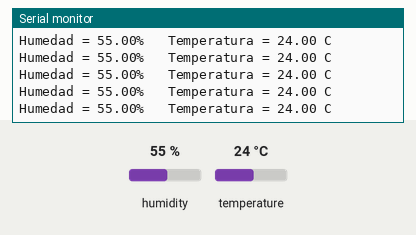
Recording of a sketch running on a simulated Arduino Uno, built with avr-gcc and run on an emulated ATmega328P. Shown: the last lines printed to the serial monitor. The test bench sets the inputs (shaded band); at power-on: humidity 55 %, temperature 24 °C.

Above: at 2.2 s.
2.3 s: humidity set to 22 %
At 3.18 s:
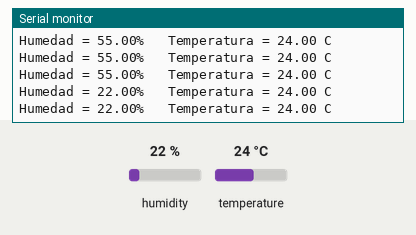
8.3 s: temperature set to 12 °C
At 8.42 s:
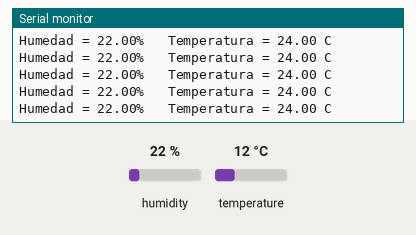
14.3 s: humidity set to 40 %
At 14.31 s:
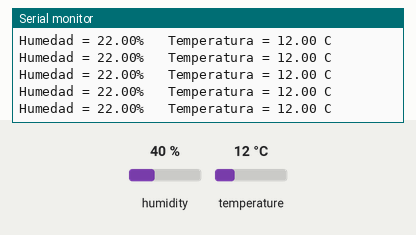
Timing chart, 0 to 17.3 s (numbered marks = the images above; inputs shaded):
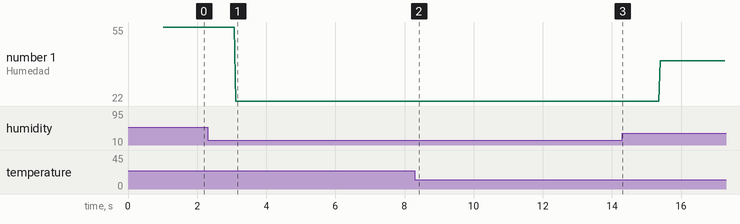

Measured:
- after the input at 2.3 s, the serial monitor: prints a new line after 0.81 s (image 1)
- plotted number 1: 55 → 22 after the input at 2.3 s, 22 → 40 after the input at 14.3 s

The sketch:

Temperatura.ino
```cpp
#include "DHT.h"
#define DHTTYPE DHT11 //DHT
#define dht_dpin 15 //Pin D8
DHT dht(dht_dpin, DHTTYPE);

void setup(void)
{
  dht.begin();
  Serial.begin(9600);
  Serial.println("Humedad y Temperatura\n");
  delay(1000);

}

void loop() {
  float h = dht.readHumidity();
  float t = dht.readTemperature();
  Serial.print("Humedad = ");
  Serial.print(h);
  Serial.print("%   ");
  Serial.print("Temperatura = ");
  Serial.print(t);
  Serial.print(" C");
  Serial.print("\n");
}
```
